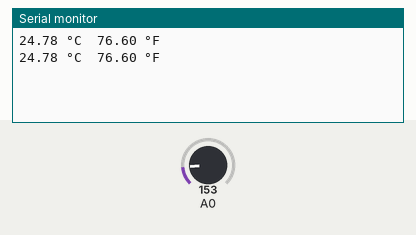
Recording of a sketch running on a simulated Arduino Uno, built with avr-gcc and run on an emulated ATmega328P. Shown: the last lines printed to the serial monitor. The test bench sets the inputs (shaded band); at power-on: A0 = 153.

Above: at 2.3 s.
2.4 s: A0 set to 165
At 4.0 s:
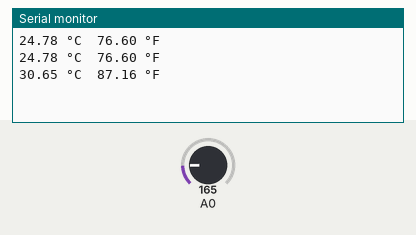
4.5 s: A0 set to 175
At 5.1 s:
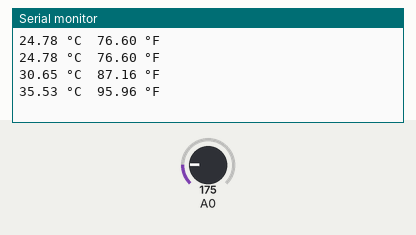
Timing chart, 0 to 7.5 s (numbered marks = the images above; inputs shaded):
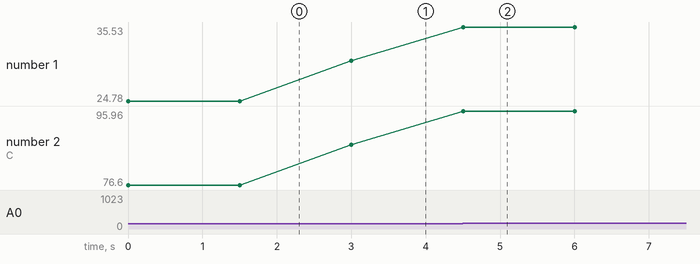

The sketch:

ReadTemp.ino
```cpp
// Read Temperature Sensor TMP36GT9Z on Pin A0

void setup() {
  pinMode(A0, INPUT);
  Serial.begin(9600);
}

void loop() {
  int   analogValue = analogRead(A0);

  float volts = analogValue * (5.0 / 1023.0);
  float millivolts = volts * 1000;
  float tempC = (millivolts - 500) / 10;
  float tempF = (tempC * 1.8) + 32;

  Serial.print(tempC);
  Serial.print(" \xC2\xB0"); // degree symbol
  Serial.print("C  ");

  Serial.print(tempF);
  Serial.print(" \xC2\xB0"); // degree symbol
  Serial.println("F");

  delay(1500);
}
```

Measured:
- after the input at 2.4 s, the serial monitor: prints a new line after 0.60 s (image 1)
- after the input at 4.5 s, the serial monitor: prints a new line at once (image 2)
- plotted number 1: 24.78 → 30.65 after the input at 2.4 s, 30.65 → 35.53 after the input at 4.5 s
- plotted number 2: 76.6 → 87.16 after the input at 2.4 s, 87.16 → 95.96 after the input at 4.5 s
